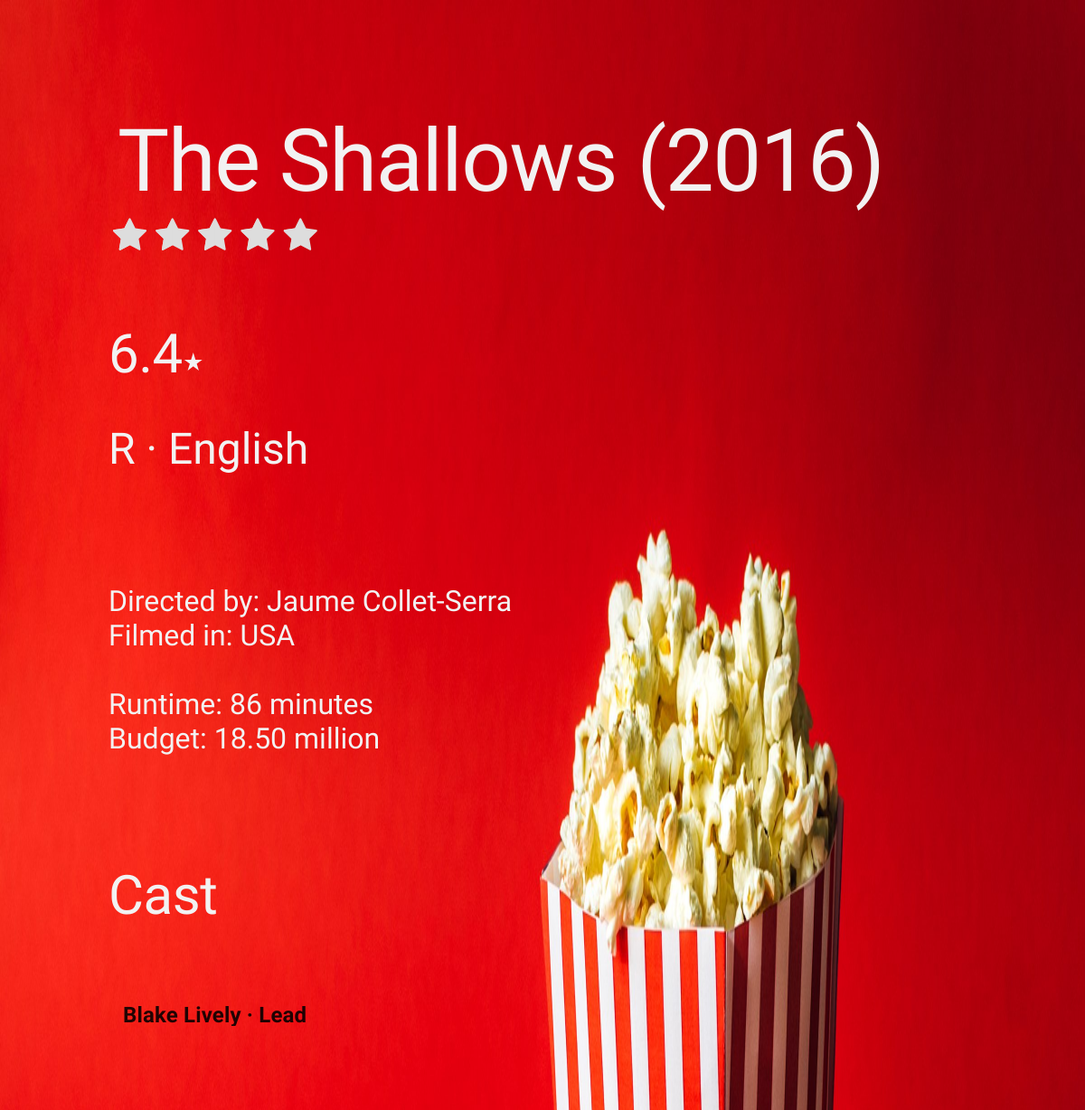
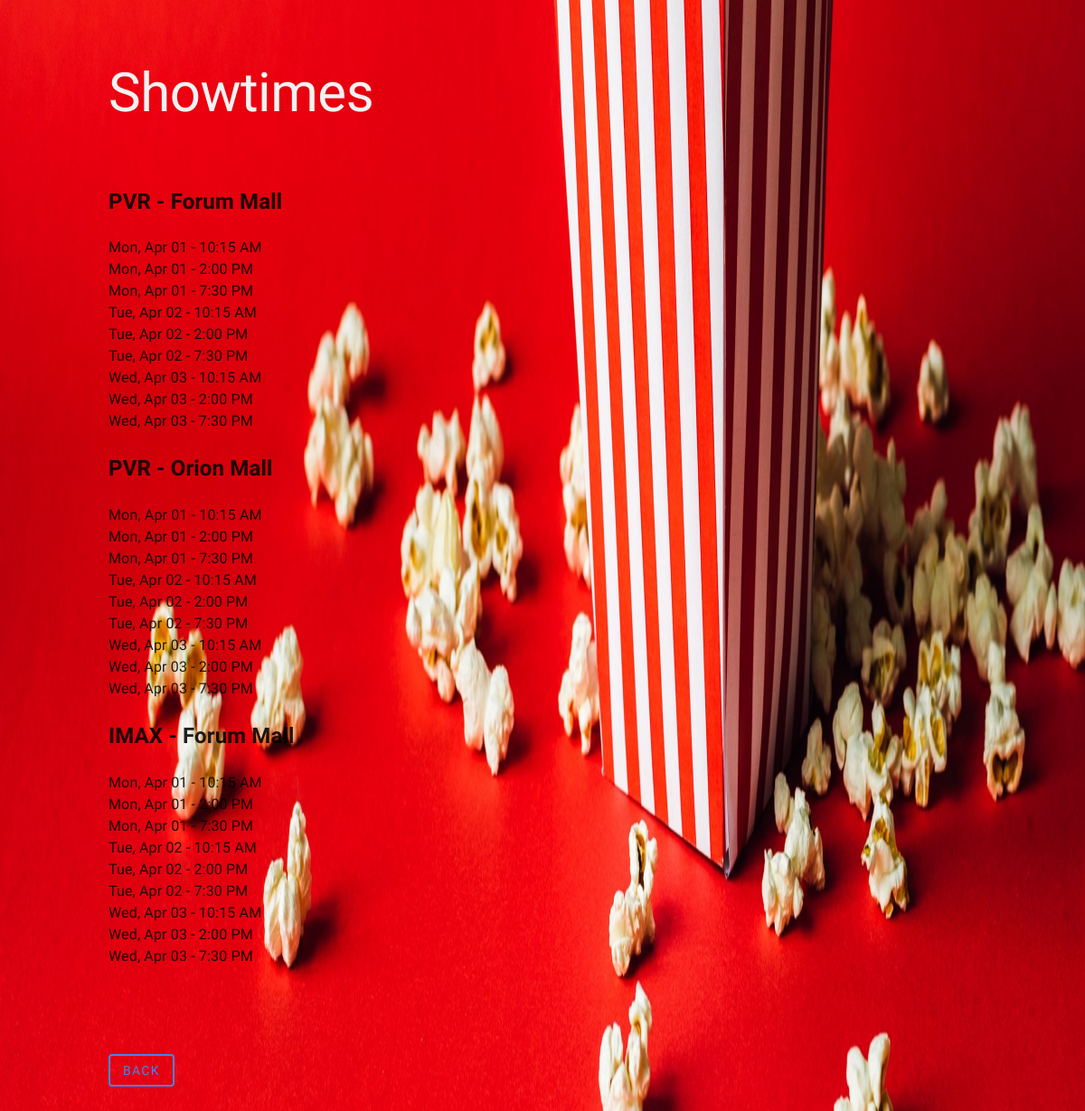
The page /movie.php?id=1 on the database its author committed (2 pictures, top to bottom).
### tables this page shows
CREATE TABLE IF NOT EXISTS `MOVIE` (
  `ID` INT NOT NULL AUTO_INCREMENT PRIMARY KEY,
  `NAME` VARCHAR(200) NOT NULL UNIQUE,
  `RATING` DECIMAL(3, 1),
  `RELEASE` YEAR NOT NULL,
  `LANGUAGE` VARCHAR(50) NOT NULL,
  `DIRECTOR` VARCHAR(100) NOT NULL,
  `LOCATION` VARCHAR(100) NOT NULL,
  `RUNTIME` INT NOT NULL,
  `MPAA_RATING` INT(1),
  `BUDGET` DECIMAL(15,2) NOT NULL
);

CREATE TABLE IF NOT EXISTS `ACTED_IN` (
	`CELEB_ID` INT NOT NULL,
	`MOVIE_ID` INT NOT NULL,
	`ROLE` VARCHAR(100) NOT NULL DEFAULT '',
    FOREIGN KEY (`MOVIE_ID`) REFERENCES `MOVIE`(`ID`),
	FOREIGN KEY (`CELEB_ID`) REFERENCES `CELEBRITY`(`ID`)
);

CREATE TABLE IF NOT EXISTS `CELEBRITY` (
	`ID` INT NOT NULL AUTO_INCREMENT PRIMARY KEY,
	`NAME` VARCHAR(100) NOT NULL UNIQUE,
	`GENDER` BIT DEFAULT NULL,
	`JOB_TITLES` VARCHAR(100) NOT NULL DEFAULT '',
	`BIO` TEXT(5000) NOT NULL,
  `BIRTH_LOC` VARCHAR(200) NOT NULL DEFAULT ''
);

CREATE TABLE IF NOT EXISTS `SHOW` (
	`ID` INT NOT NULL AUTO_INCREMENT PRIMARY KEY,
	`MOVIE_ID` INT NOT NULL,
	`SCREEN_ID` INT NOT NULL,
	`LANGUAGE` VARCHAR(100) NOT NULL DEFAULT '',
    FOREIGN KEY (`MOVIE_ID`) REFERENCES `MOVIE`(`ID`),
	FOREIGN KEY (`SCREEN_ID`) REFERENCES `SCREEN`(`ID`)
);

CREATE TABLE IF NOT EXISTS `SCREEN` (
	`ID` INT NOT NULL AUTO_INCREMENT PRIMARY KEY,
	`NAME` VARCHAR(100) NOT NULL DEFAULT '',
	`LOCATION` VARCHAR(100) NOT NULL DEFAULT '',
	`SERVICES` VARCHAR(100)
);

### movie.php (the view, shortened to what this page needs)
<?php
include('config.php');
if (isset($_GET['id'])) {
  $id = $_GET['id'];
  $query = mysqli_query($connection, "SELECT * FROM MOVIE WHERE ID=$id");
                  $row = mysqli_fetch_assoc($query);
                  $name = $row["NAME"];
                  $rating = $row["RATING"];
                  $year = $row["RELEASE"];
                  $language = $row["LANGUAGE"];
                  $director = $row["DIRECTOR"];
                  $location = $row["LOCATION"];
                  $runtime = $row["RUNTIME"];
                  $mpaa = $row["MPAA_RATING"] - 1;
                  $budget = $row["BUDGET"];
                  $mpaa_list = ["G", "PG", "PG-13", "R", "NC-17"];
} else {
  header("location: movies.php");
}
?>
<!DOCTYPE html>
<html lang="en" dir="ltr">
  <head>
    <link rel="stylesheet" href="https://cdnjs.cloudflare.com/ajax/libs/font-awesome/4.7.0/css/font-awesome.min.css">
  </head>
  <body oncontextmenu="return false;" ondragstart="return false;" ondrop="return false;" class="mdc-typography">
    <link rel="stylesheet" href="bundle.css">
    <div class="details">
      <h1 class="mdc-typography mdc-typography--headline1 headline"><?php echo "$name ($year)"; ?></h1>
<fieldset class="rating">
    <input type="radio" onclick="update_rating(this)" id="star5" name="rating" value="5" /><label class = "full" for="star5" title="Awesome - 5 stars"></label>
    <input type="radio" onclick="update_rating(this)" id="star4" name="rating" value="4" /><label class = "full" for="star4" title="Pretty good - 4 stars"></label>
    <input type="radio" id="star3" onclick="update_rating(this)" name="rating" value="3" /><label class = "full" for="star3" title="Good - 3 stars"></label>
    <input type="radio" onclick="update_rating(this)" id="star2" name="rating" value="2" /><label class = "full" for="star2" title="Kinda bad - 2 stars"></label>
    <input type="radio" onclick="update_rating(this)" id="star1" name="rating" value="1" /><label class = "full" for="star1" title="Unbearable - 1 star"></label>
</fieldset><br><br>
      <h2 class="mdc-typography mdc-typography--headline2 headline"><?php echo $rating; ?><i class="material-icons">star_rate</i></h2>
      <h3 class="mdc-typography mdc-typography--headline3 headline"><?php echo "$mpaa_list[$mpaa] · $language"; ?></h3>
      <br><br>
      <?php echo "Directed by: ".$director; ?><br>
      <?php echo "Filmed in: ". $location; ?><br><br>
      <?php echo"Runtime: ".$runtime; ?> minutes<br>
      <?php echo"Budget: ".$budget; ?> million<br>
      <br><br>
      <h2 class="mdc-typography mdc-typography--headline2 headline">Cast</h2>
      <ul class="mdc-list">
      <?php
          $query = mysqli_query($connection, "SELECT * FROM ACTED_IN WHERE MOVIE_ID=$id");
              while ($row = mysqli_fetch_assoc($query)) {
                $celebID = $row["CELEB_ID"];
                $role = $row["ROLE"];
                $celeb_name = mysqli_fetch_assoc(mysqli_query($connection, "SELECT NAME FROM CELEBRITY WHERE ID=$celebID"))["NAME"];
                  echo "<h2><li class='mdc-list-item' onclick='location.href=\"celeb.php?id=$celebID\";'><span class='mdc-list-item__text'>$celeb_name · $role</span></li></h2>";
              }
        ?>
      </ul>
      <br><br>
      <h2 class="mdc-typography mdc-typography--headline2 headline">Showtimes</h2>
      <ul class="mdc-list">
      <?php
          $query = mysqli_query($connection, "SELECT * FROM `SHOW` WHERE MOVIE_ID=$id");
              while ($row = mysqli_fetch_assoc($query)) {
                $showID = $row["ID"];
                $screenID = $row["SCREEN_ID"];
                $res1 = mysqli_fetch_assoc(mysqli_query($connection, "SELECT * FROM SCREEN WHERE ID=$screenID"));
                $screenName = $res1["NAME"];
                $screenLoc = $res1["LOCATION"];
                  echo "<li><h2>$screenName - $screenLoc</h2><ul class='mdc-list'>";
                  $query1 = mysqli_query($connection, "SELECT DATE_FORMAT(`TIME`, '%a, %b %d - %l:%i %p') AS F_TIME FROM SHOWTIME WHERE SHOW_ID=$showID");
              while ($row1 = mysqli_fetch_assoc($query1)) {
                $showTime = $row1["F_TIME"];
                echo "<li>$showTime</li>";
              }
                  echo "</ul></li>";
              }
        ?>
      </ul>
      <br><br>
      <button class="mdc-button mdc-button--outlined" onclick="location.href='movies.php';">
        <span class="mdc-button__label">Back</span>
      </button>
    </div>
  </body>
</html>

### movie.php (style rules this page uses)
html, body { background-image: url('9.png'); background-repeat: no-repeat; background-attachment: fixed; background-size: 100% 100%; }
body { height: 100%; }
body { padding: 100px; font-family: Product Sans; color: #f2f2f2; font-size: 2em; }
.details { margin: auto; padding-bottom: 50px; }
fieldset, label { margin: 0; padding: 0; }
body { margin: 20px; }
h1 { font-size: 1.5em; margin: 10px; }
.rating { border: none; float: left; }
.rating > label:before { margin: 5px; font-size: 1.25em; font-family: FontAwesome; display: inline-block; content: "\f005"; }
.rating > label { color: #ddd; float: right; }

### rows shown on the page
movie: NAME "The Shallows", RELEASE "2016", RATING "6.4", MPAA_RATING "R", LANGUAGE "English", DIRECTOR "Jaume Collet-Serra", LOCATION "USA", RUNTIME "86", BUDGET "18.50"
acted_in: CELEB_ID.NAME "Blake Lively", ROLE "Lead"
show: SCREEN_ID.NAME "PVR", SCREEN_ID.LOCATION "Forum Mall", showTime "Mon, Apr 01 - 10:15 AM", showTime "Mon, Apr 01 - 2:00 PM", showTime "Mon, Apr 01 - 7:30 PM", showTime "Tue, Apr 02 - 10:15 AM", showTime "Tue, Apr 02 - 2:00 PM", showTime "Tue, Apr 02 - 7:30 PM", showTime "Wed, Apr 03 - 10:15 AM", showTime "Wed, Apr 03 - 2:00 PM", showTime "Wed, Apr 03 - 7:30 PM"
show: SCREEN_ID.NAME "PVR", SCREEN_ID.LOCATION "Orion Mall", showTime "Mon, Apr 01 - 10:15 AM", showTime "Mon, Apr 01 - 2:00 PM", showTime "Mon, Apr 01 - 7:30 PM", showTime "Tue, Apr 02 - 10:15 AM", showTime "Tue, Apr 02 - 2:00 PM", showTime "Tue, Apr 02 - 7:30 PM", showTime "Wed, Apr 03 - 10:15 AM", showTime "Wed, Apr 03 - 2:00 PM", showTime "Wed, Apr 03 - 7:30 PM"
show: SCREEN_ID.NAME "IMAX", SCREEN_ID.LOCATION "Forum Mall", showTime "Mon, Apr 01 - 10:15 AM", showTime "Mon, Apr 01 - 2:00 PM", showTime "Mon, Apr 01 - 7:30 PM", showTime "Tue, Apr 02 - 10:15 AM", showTime "Tue, Apr 02 - 2:00 PM", showTime "Tue, Apr 02 - 7:30 PM", showTime "Wed, Apr 03 - 10:15 AM", showTime "Wed, Apr 03 - 2:00 PM", showTime "Wed, Apr 03 - 7:30 PM"
